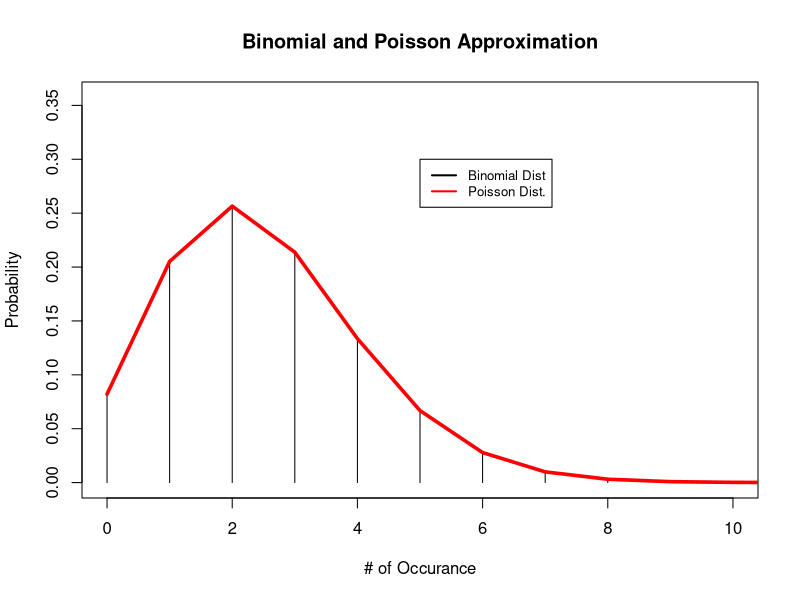

R code for this plot:
# Make a plot that demonstrates that a Poisson 
# distribution is a good approximation of a binomial 
# distribution when n >> 0 and p << 1. To do this, 
# choose an appropriate set of n and p values, like slide 
# 51 of Ppt180919. (But note that both distributions in 
# this assignment are discrete distributions.) 
# Make a single file that contains: all the 'code' you used for 
# this (it is fine to copy all the related from the console); 
# the plot you made as a pasted picture (5 points); including 
# a legend + plot title + labeled axes that were inserted into
# your graphic using R (2 points); and an accompanying text 
# explanation of why this plot demonstrates that a Poisson 
# distribution is a good approximation of a binomial distribution
# when n >> 0 and p << 1. Make the explanation understandable to 
# people who only see your plot and explanation - assume that those
# people do not see your R scripts (3 points).




##Here is our binomial distribution

x <- 0:250 #number of occurances
binom.dist <- dbinom(x, 250, 0.01) #n = 250; p=0.01
plot(x, binom.dist, type = 'h',
     xlim = c(0,10), ylim = c(0,(max(binom.dist)+.1)),
     ylab = "Probability", xlab = "# of Occurance",
     main = "Binomial and Poisson Approximation"
     )

##Here is our poisson distribution
lam.pois = 250*.01 #lambda = prob*occurances
points(x,
       dpois(x,lambda = lam.pois),
       type='l',col='red',lwd=3.5
       )

legend(x = 5, y=.3 , legend=c("Binomial Dist", "Poisson Dist."),
       col=c("black", "red"), lty=1, lw = 2, cex=0.8)
